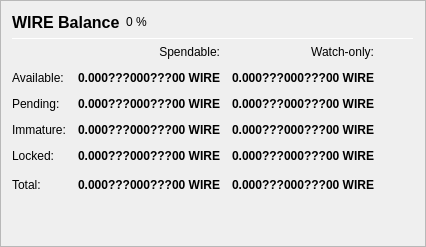
                   <widget class="QFrame" name="frame_Balances">
                    <property name="frameShape">
                     <enum>QFrame::StyledPanel</enum>
                    </property>
                    <property name="frameShadow">
                     <enum>QFrame::Raised</enum>
                    </property>
                    <layout class="QVBoxLayout" name="verticalLayout_4">
                     <item>
                      <layout class="QHBoxLayout" name="horizontalLayout_4">
                       <item>
                        <widget class="QLabel" name="label_5">
                         <property name="minimumSize">
                          <size>
                           <width>0</width>
                           <height>20</height>
                          </size>
                         </property>
                         <property name="font">
                          <font>
                           <pointsize>12</pointsize>
                           <weight>75</weight>
                           <bold>true</bold>
                          </font>
                         </property>
                         <property name="text">
                          <string>WIRE Balance</string>
                         </property>
                        </widget>
                       </item>
                       <item>
                        <widget class="QLabel" name="labelWIREPercent">
                         <property name="text">
                          <string notr="true">0 %</string>
                         </property>
                        </widget>
                       </item>
                       <item>
                        <spacer name="horizontalSpacer_3">
                         <property name="orientation">
                          <enum>Qt::Horizontal</enum>
                         </property>
                         <property name="sizeHint" stdset="0">
                          <size>
                           <width>40</width>
                           <height>20</height>
                          </size>
                         </property>
                        </spacer>
                       </item>
                      </layout>
                     </item>
                     <item>
                      <widget class="Line" name="line_Balance">
                       <property name="minimumSize">
                        <size>
                         <width>0</width>
                         <height>1</height>
                        </size>
                       </property>
                       <property name="maximumSize">
                        <size>
                         <width>16777215</width>
                         <height>1</height>
                        </size>
                       </property>
                       <property name="orientation">
                        <enum>Qt::Horizontal</enum>
                       </property>
                      </widget>
                     </item>
                     <item>
                      <layout class="QGridLayout" name="gridLayout">
                       <property name="spacing">
                        <number>12</number>
                       </property>
                       <item row="0" column="1">
                        <widget class="QLabel" name="labelSpendable">
                         <property name="text">
                          <string>Spendable:</string>
                         </property>
                         <property name="alignment">
                          <set>Qt::AlignRight|Qt::AlignTrailing|Qt::AlignVCenter</set>
                         </property>
                        </widget>
                       </item>
                       <item row="0" column="2">
                        <widget class="QLabel" name="labelWatchonly">
                         <property name="text">
                          <string>Watch-only:</string>
                         </property>
                         <property name="alignment">
                          <set>Qt::AlignRight|Qt::AlignTrailing|Qt::AlignVCenter</set>
                         </property>
                        </widget>
                       </item>
                       <item row="1" column="0">
                        <widget class="QLabel" name="labelBalanceText">
                         <property name="text">
                          <string>Available:</string>
                         </property>
                        </widget>
                       </item>
                       <item row="1" column="1">
                        <widget class="QLabel" name="labelBalance">
                         <property name="font">
                          <font>
                           <weight>75</weight>
                           <bold>true</bold>
                          </font>
                         </property>
                         <property name="cursor">
                          <cursorShape>IBeamCursor</cursorShape>
                         </property>
                         <property name="toolTip">
                          <string>Your current spendable balance</string>
                         </property>
                         <property name="text">
                          <string notr="true">0.000???000???00 WIRE</string>
                         </property>
                         <property name="alignment">
                          <set>Qt::AlignRight|Qt::AlignTrailing|Qt::AlignVCenter</set>
                         </property>
                         <property name="textInteractionFlags">
                          <set>Qt::LinksAccessibleByMouse|Qt::TextSelectableByKeyboard|Qt::TextSelectableByMouse</set>
                         </property>
                        </widget>
                       </item>
                       <item row="1" column="2">
                        <widget class="QLabel" name="labelWatchAvailable">
                         <property name="font">
                          <font>
                           <weight>75</weight>
                           <bold>true</bold>
                          </font>
                         </property>
                         <property name="cursor">
                          <cursorShape>IBeamCursor</cursorShape>
                         </property>
                         <property name="toolTip">
                          <string>Your current balance in watch-only addresses</string>
                         </property>
                         <property name="text">
                          <string notr="true">0.000???000???00 WIRE</string>
                         </property>
                         <property name="alignment">
                          <set>Qt::AlignRight|Qt::AlignTrailing|Qt::AlignVCenter</set>
                         </property>
                         <property name="textInteractionFlags">
                          <set>Qt::LinksAccessibleByMouse|Qt::TextSelectableByKeyboard|Qt::TextSelectableByMouse</set>
                         </property>
                        </widget>
                       </item>
                       <item row="2" column="0">
                        <widget class="QLabel" name="labelPendingText">
                         <property name="text">
                          <string>Pending:</string>
                         </property>
                        </widget>
                       </item>
                       <item row="2" column="1">
                        <widget class="QLabel" name="labelUnconfirmed">
                         <property name="font">
                          <font>
                           <weight>75</weight>
                           <bold>true</bold>
                          </font>
                         </property>
                         <property name="cursor">
                          <cursorShape>IBeamCursor</cursorShape>
                         </property>
                         <property name="toolTip">
                          <string>Total of transactions that have yet to be confirmed, and do not yet count toward the spendable balance</string>
                         </property>
                         <property name="text">
                          <string notr="true">0.000???000???00 WIRE</string>
                         </property>
                         <property name="alignment">
                          <set>Qt::AlignRight|Qt::AlignTrailing|Qt::AlignVCenter</set>
                         </property>
                         <property name="textInteractionFlags">
                          <set>Qt::LinksAccessibleByMouse|Qt::TextSelectableByKeyboard|Qt::TextSelectableByMouse</set>
                         </property>
                        </widget>
                       </item>
                       <item row="2" column="2">
                        <widget class="QLabel" name="labelWatchPending">
                         <property name="font">
                          <font>
                           <weight>75</weight>
                           <bold>true</bold>
                          </font>
                         </property>
                         <property name="cursor">
                          <cursorShape>IBeamCursor</cursorShape>
                         </property>
                         <property name="toolTip">
                          <string>Unconfirmed transactions to watch-only addresses</string>
                         </property>
                         <property name="text">
                          <string notr="true">0.000???000???00 WIRE</string>
                         </property>
                         <property name="alignment">
                          <set>Qt::AlignRight|Qt::AlignTrailing|Qt::AlignVCenter</set>
                         </property>
                         <property name="textInteractionFlags">
                          <set>Qt::LinksAccessibleByMouse|Qt::TextSelectableByKeyboard|Qt::TextSelectableByMouse</set>
                         </property>
                        </widget>
                       </item>
                       <item row="3" column="0">
                        <widget class="QLabel" name="labelImmatureText">
                         <property name="text">
                          <string>Immature:</string>
                         </property>
                        </widget>
                       </item>
                       <item row="3" column="1">
                        <widget class="QLabel" name="labelImmature">
                         <property name="font">
                          <font>
                           <weight>75</weight>
                           <bold>true</bold>
                          </font>
                         </property>
                         <property name="cursor">
                          <cursorShape>IBeamCursor</cursorShape>
                         </property>
                         <property name="toolTip">
                          <string>Staked or masternode rewards that has not yet matured</string>
                         </property>
                         <property name="text">
                          <string notr="true">0.000???000???00 WIRE</string>
                         </property>
                         <property name="alignment">
                          <set>Qt::AlignRight|Qt::AlignTrailing|Qt::AlignVCenter</set>
                         </property>
                         <property name="textInteractionFlags">
                          <set>Qt::LinksAccessibleByMouse|Qt::TextSelectableByKeyboard|Qt::TextSelectableByMouse</set>
                         </property>
                        </widget>
                       </item>
                       <item row="3" column="2">
                        <widget class="QLabel" name="labelWatchImmature">
                         <property name="font">
                          <font>
                           <weight>75</weight>
                           <bold>true</bold>
                          </font>
                         </property>
                         <property name="cursor">
                          <cursorShape>IBeamCursor</cursorShape>
                         </property>
                         <property name="toolTip">
                          <string>Staked or masternode rewards in watch-only addresses that has not yet matured</string>
                         </property>
                         <property name="text">
                          <string notr="true">0.000???000???00 WIRE</string>
                         </property>
                         <property name="alignment">
                          <set>Qt::AlignRight|Qt::AlignTrailing|Qt::AlignVCenter</set>
                         </property>
                         <property name="textInteractionFlags">
                          <set>Qt::LinksAccessibleByMouse|Qt::TextSelectableByKeyboard|Qt::TextSelectableByMouse</set>
                         </property>
                        </widget>
                       </item>
                       <item row="4" column="0">
                        <widget class="QLabel" name="labelLockedBalanceText">
                         <property name="toolTip">
                          <string>Locked WIRE or Masternode collaterals. These are excluded from zWIRE minting.</string>
                         </property>
                         <property name="text">
                          <string>Locked:</string>
                         </property>
                        </widget>
                       </item>
                       <item row="4" column="1">
                        <widget class="QLabel" name="labelLockedBalance">
                         <property name="font">
                          <font>
                           <weight>75</weight>
                           <bold>true</bold>
                          </font>
                         </property>
                         <property name="cursor">
                          <cursorShape>IBeamCursor</cursorShape>
                         </property>
                         <property name="toolTip">
                          <string>Locked WIRE or Masternode collaterals. These are excluded from zWIRE minting.</string>
                         </property>
                         <property name="text">
                          <string notr="true">0.000???000???00 WIRE</string>
                         </property>
                         <property name="alignment">
                          <set>Qt::AlignRight|Qt::AlignTrailing|Qt::AlignVCenter</set>
                         </property>
                         <property name="textInteractionFlags">
                          <set>Qt::LinksAccessibleByMouse|Qt::TextSelectableByKeyboard|Qt::TextSelectableByMouse</set>
                         </property>
                        </widget>
                       </item>
                       <item row="4" column="2">
                        <widget class="QLabel" name="labelWatchLocked">
                         <property name="font">
                          <font>
                           <weight>75</weight>
                           <bold>true</bold>
                          </font>
                         </property>
                         <property name="cursor">
                          <cursorShape>IBeamCursor</cursorShape>
                         </property>
                         <property name="toolTip">
                          <string>Current locked balance in watch-only addresses</string>
                         </property>
                         <property name="text">
                          <string notr="true">0.000???000???00 WIRE</string>
                         </property>
                         <property name="alignment">
                          <set>Qt::AlignRight|Qt::AlignTrailing|Qt::AlignVCenter</set>
                         </property>
                         <property name="textInteractionFlags">
                          <set>Qt::LinksAccessibleByMouse|Qt::TextSelectableByKeyboard|Qt::TextSelectableByMouse</set>
                         </property>
                        </widget>
                       </item>
                       <item row="5" column="0">
                        <widget class="QLabel" name="labelTotalText">
                         <property name="text">
                          <string>Total:</string>
                         </property>
                         <property name="toolTip">
                          <string>Your current WIRE balance, unconfirmed and immature transactions included</string>
                         </property>
                        </widget>
                       </item>
                       <item row="5" column="1">
                        <widget class="QLabel" name="labelTotal">
                         <property name="font">
                          <font>
                           <weight>75</weight>
                           <bold>true</bold>
                          </font>
                         </property>
                         <property name="cursor">
                          <cursorShape>IBeamCursor</cursorShape>
                         </property>
                         <property name="toolTip">
                          <string>Your current WIRE balance, unconfirmed and immature transactions included</string>
                         </property>
                         <property name="text">
                          <string notr="true">0.000???000???00 WIRE</string>
                         </property>
                         <property name="alignment">
                          <set>Qt::AlignRight|Qt::AlignTrailing|Qt::AlignVCenter</set>
                         </property>
                         <property name="textInteractionFlags">
                          <set>Qt::LinksAccessibleByMouse|Qt::TextSelectableByKeyboard|Qt::TextSelectableByMouse</set>
                         </property>
                        </widget>
                       </item>
                       <item row="5" column="2">
                        <widget class="QLabel" name="labelWatchTotal">
                         <property name="font">
                          <font>
                           <weight>75</weight>
                           <bold>true</bold>
                          </font>
                         </property>
                         <property name="cursor">
                          <cursorShape>IBeamCursor</cursorShape>
                         </property>
                         <property name="toolTip">
                          <string>Current total balance in watch-only addresses</string>
                         </property>
                         <property name="text">
                          <string notr="true">0.000???000???00 WIRE</string>
                         </property>
                         <property name="alignment">
                          <set>Qt::AlignRight|Qt::AlignTrailing|Qt::AlignVCenter</set>
                         </property>
                         <property name="textInteractionFlags">
                          <set>Qt::LinksAccessibleByMouse|Qt::TextSelectableByKeyboard|Qt::TextSelectableByMouse</set>
                         </property>
                        </widget>
                       </item>
                       <item row="5" column="3">
                        <spacer name="horizontalSpacer_9">
                         <property name="orientation">
                          <enum>Qt::Horizontal</enum>
                         </property>
                         <property name="sizeHint" stdset="0">
                          <size>
                           <width>40</width>
                           <height>20</height>
                          </size>
                         </property>
                        </spacer>
                       </item>
                      </layout>
                     </item>
                     <item>
                      <spacer name="verticalSpacer_3">
                       <property name="orientation">
                        <enum>Qt::Vertical</enum>
                       </property>
                       <property name="sizeHint" stdset="0">
                        <size>
                         <width>20</width>
                         <height>40</height>
                        </size>
                       </property>
                      </spacer>
                     </item>
                    </layout>
                   </widget>
